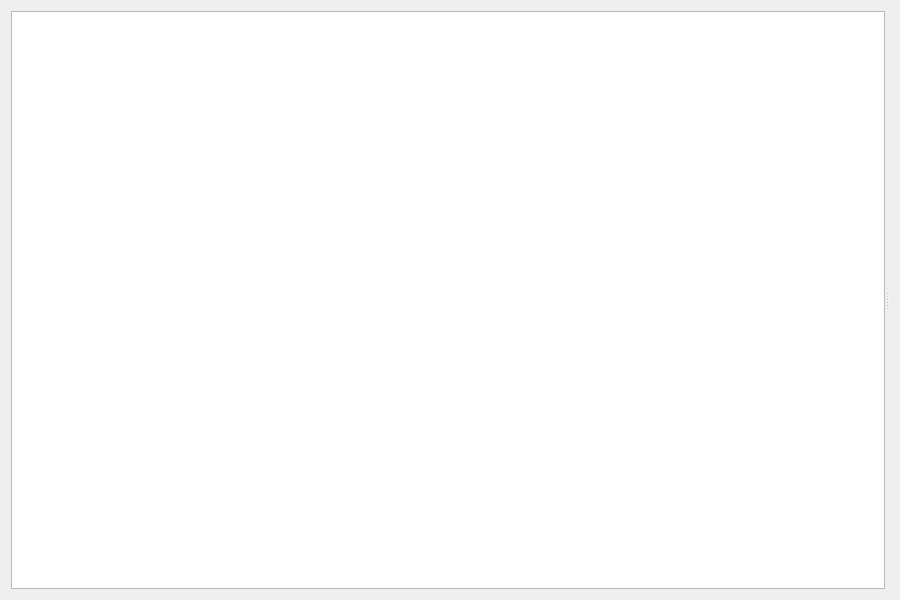
<?xml version="1.0" encoding="UTF-8"?>
<ui version="4.0">
 <class>QConfigWidget</class>
 <widget class="QWidget" name="QConfigWidget">
  <property name="geometry">
   <rect>
    <x>0</x>
    <y>0</y>
    <width>900</width>
    <height>600</height>
   </rect>
  </property>
  <property name="windowTitle">
   <string>alantop_config</string>
  </property>
  <layout class="QVBoxLayout" name="verticalLayout">
   <item>
    <widget class="QSplitter" name="splitter">
     <property name="orientation">
      <enum>Qt::Horizontal</enum>
     </property>
     <property name="childrenCollapsible">
      <bool>false</bool>
     </property>
     <widget class="QListWidget" name="projectList">
      <property name="minimumSize">
       <size>
        <width>200</width>
        <height>0</height>
       </size>
      </property>
      <property name="alternatingRowColors">
       <bool>true</bool>
      </property>
     </widget>
     <widget class="QStackedWidget" name="configStack"/>
    </widget>
   </item>
  </layout>
 </widget>
 <resources/>
 <connections/>
</ui>
